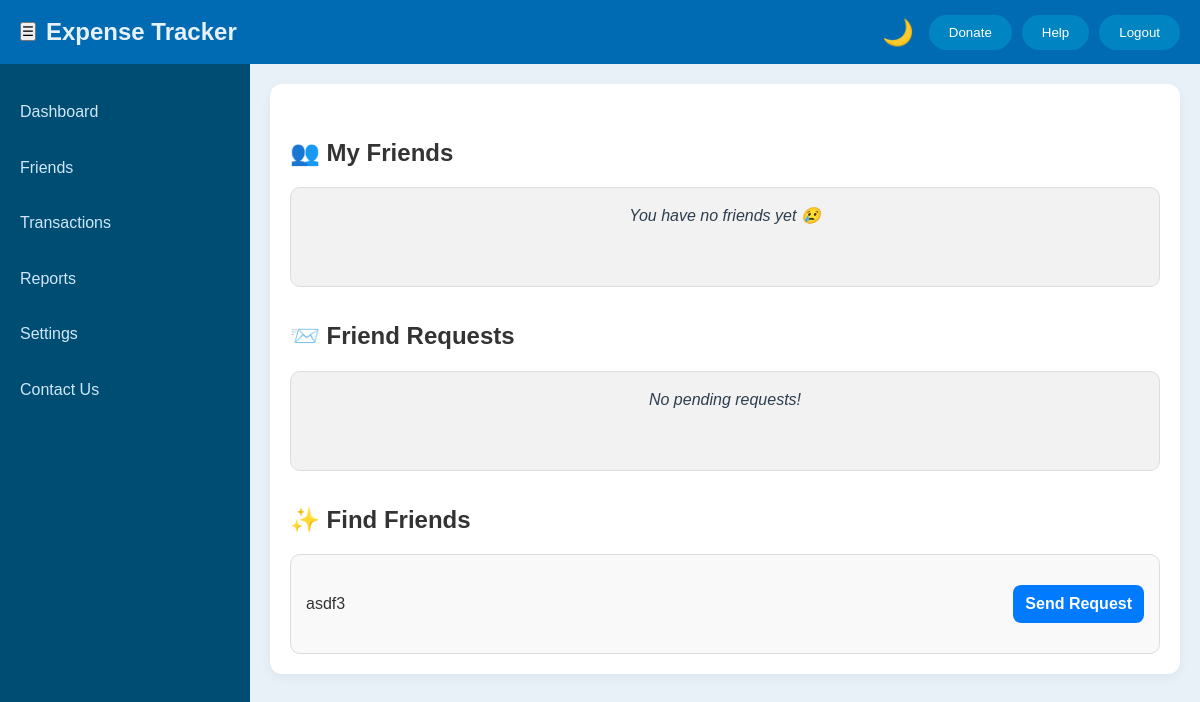
Before: /friends/ (signed in) with the older database file.
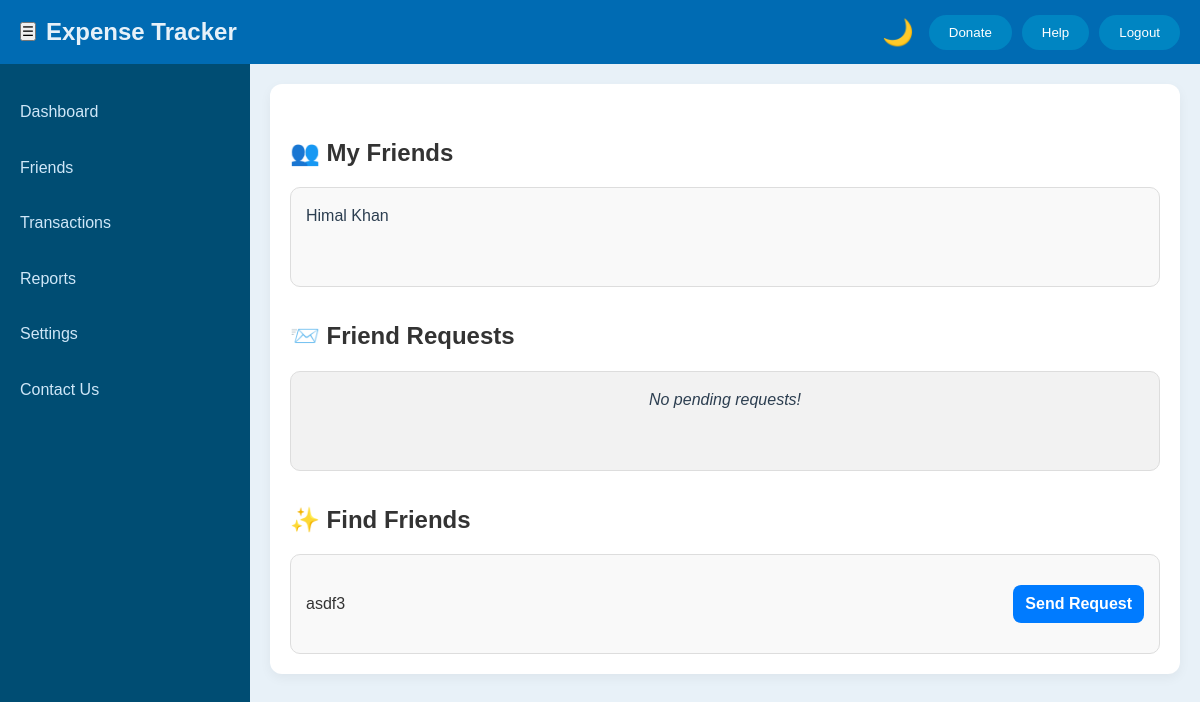
After: the same page with the newer database file.
### mainapp/models.py (models this page shows)
class User(AbstractBaseUser, PermissionsMixin):
    name = models.CharField(max_length=255)
    email = models.EmailField(unique=True)
    username = models.CharField(max_length=100, unique=True)
    number = models.CharField(max_length=15)
    created_at = models.DateTimeField(auto_now_add=True)
    updated_at = models.DateTimeField(auto_now=True)
    is_admin = models.BooleanField(default=False)
    is_active = models.BooleanField(default=True)
    is_staff = models.BooleanField(default=False)
    objects = UserManager()
    USERNAME_FIELD = 'email'
    REQUIRED_FIELDS = ['username', 'name', 'number']

### friendship/views.py (the view)
# urls.py: path('', views.friends_page, name='friends_page'),
@login_required
def friends_page(request):
    user = request.user
    my_friends_qs = Friendship.objects.filter(user1=user) | Friendship.objects.filter(user2=user)
    my_friends = [f.user2 if f.user1 == user else f.user1 for f in my_friends_qs]
    friend_requests = FriendRequest.objects.filter(to_user=user, is_active=True, is_rejected=False)
    friend_ids = [f.id for f in my_friends]
    sent_request_ids = FriendRequest.objects.filter(from_user=user, is_active=True).values_list('to_user_id', flat=True)
    received_request_ids = FriendRequest.objects.filter(to_user=user, is_active=True).values_list('from_user_id', flat=True)
    exclude_ids = set(friend_ids) | set(sent_request_ids) | set(received_request_ids) | {user.id}
    suggestions = User.objects.exclude(id__in=exclude_ids)
    return render(request, 'friends/friends.html', {
        'my_friends': my_friends,
        'friend_requests': friend_requests,
        'suggestions': suggestions,
    })

### templates/FRIENDS/friends.html (shortened to what this page needs)
{% load static %}
<!DOCTYPE html>
<html lang="en">
<head>
    <link rel="stylesheet" href="{% static 'css/DASHBOARD/dashboard.css' %}">
    <link rel="stylesheet" href="{% static 'css/FRIENDS/friends.css' %}">
    <link rel="stylesheet" href="{% static 'css/DASHBOARD/theme.css' %}">
</head>
<body class="friends-page">
    <div class="container">
        <nav class="navbar">
            <div class="navbar-left">
                <button class="sidebar-button" id="toggleSidebar">☰</button>
                <span class="site-title">Expense Tracker</span>
            </div>
            <div class="navbar-right">
                <span id="themeToggle" onclick="toggleTheme()">🌙</span>
                <button class="donate-btn" id="donateButton">Donate</button>
                <button class="help-btn" id="helpButton">Help</button>
                <button class="logout-btn" id="logoutButton">Logout</button>
            </div>
        </nav>
        <div class="content-area">
            <aside class="sidebar" id="sidebar">
                <ul class="sidebar-menu">
                    <li><a href="{% url 'dashboard' %}">Dashboard</a></li>
                    <li><a href="{% url 'friends_page' %}">Friends</a>
                    <li><a href="#">Transactions</a></li>
                    <li><a href="#">Reports</a></li>
                    <li><a href="{% url 'setting' %}">Settings</a></li>
                    <li><a href="{% url 'contact' %}">Contact Us</a></li>
                </ul>
            </aside>
            <main class="main-content">
                <div class="friends-container">
                    <h2>👥 My Friends</h2>
                    <div class="friend-grid">
                        {% for f in my_friends %}
                        <div class="friend-box">
                            <p>{{ f.username }}</p>
                        </div>
                        {% empty %}
                        <div class="friend-box empty">You have no friends yet 😢</div>
                        {% endfor %}
                    </div>
                    <h2>📨 Friend Requests</h2>
                    <div class="friend-grid">
                        {% for fr in friend_requests %}
                        <div class="friend-box row">
                            <p class="friend-name">{{ fr.from_user.username }}</p>
                            <div class="btn-group">
                                <a href="{% url 'confirm_friend_request' fr.id %}" class="btn accept">Accept</a>
                                <a href="{% url 'reject_friend_request' fr.id %}" class="btn decline">Decline</a>
                            </div>
                        </div>
                        {% empty %}
                        <div class="friend-box empty">No pending requests!</div>
                        {% endfor %}
                    </div>
                    <h2>✨ Find Friends</h2>
                    <div class="friend-grid">
                        {% for s in suggestions %}
                        <div class="friend-box row">
                            <p class="friend-name">{{ s.username }}</p>
                            <a href="{% url 'send_friend_request' s.id %}" class="btn send">Send Request</a>
                        </div>
                        {% empty %}
                        <div class="friend-box empty">No suggestions available.</div>
                        {% endfor %}
                    </div>
                </div>
            </main>
</body>
</html>

### static/css/DASHBOARD/dashboard.css (style rules this page uses)
* { margin: 0; padding: 0; box-sizing: border-box; }
body { font-family: Arial, sans-serif; line-height: 1.6; min-height: 100vh; display: flex; flex-direction: column; }
.navbar { display: flex; justify-content: space-between; align-items: center; height: 8vh; padding: 0 20px; }
.navbar-left { display: flex; align-items: center; }
.site-title { font-size: 24px; font-weight: bold; margin-left: 10px; color: #f0f0f0; }
.navbar-right button { border: none; padding: 10px 20px; margin-left: 10px; border-radius: 25px; cursor: pointer; transition: background-color 0.3s ease; }
.content-area { display: flex; flex-grow: 1; }
.sidebar { width: 250px; height: calc(100vh - 5vh); padding-top: 20px; position: fixed; transition: all 0.3s ease; cursor: pointer; }
.sidebar-menu { list-style: none; padding: 0; }
.sidebar-menu li a { color: white; text-decoration: none; display: block; padding: 15px 20px; transition: background-color 0.3s ease; }
.main-content { margin-left: 250px; padding: 20px; flex-grow: 1; }

### static/css/FRIENDS/friends.css (style rules this page uses)
:root { --primary-color: #0d6efd; --accept-color: #28a745; --decline-color: #dc3545; --send-color: #007bff; --bg-color: #ffffff; --box-bg: #f9f9f9; --empty-bg: #f2f2f2; --text-color: #333; --border-color: #ddd; --box-shadow: 0 4px 12px rgba(0, 0, 0, 0.05); }
.friends-container { padding: 20px; background-color: var(--bg-color); border-radius: 12px; box-shadow: var(--box-shadow); max-width: 100%; }
.friends-container h2 { margin-top: 30px; margin-bottom: 15px; color: var(--text-color); }
.friend-grid { display: grid; grid-template-columns: repeat(auto-fit, minmax(220px, 1fr)); gap: 15px; }
.friend-box { padding: 15px; border: 1px solid var(--border-color); border-radius: 10px; background-color: var(--box-bg); display: flex; flex-direction: column; justify-content: space-between; min-height: 100px; transition: box-shadow 0.3s ease-in-out; }
.friend-box.empty { text-align: center; font-style: italic; background-color: var(--empty-bg); }
.btn { padding: 6px 12px; border: none; border-radius: 8px; color: white; text-decoration: none; text-align: center; font-weight: bold; cursor: pointer; transition: background-color 0.3s ease; }
.send { background-color: var(--send-color); margin-top: 10px; }
.friend-box.row { flex-direction: row; align-items: center; justify-content: space-between; }
.friend-box.row .friend-name { margin: 0; font-weight: 500; color: var(--text-color); }
.friend-box.row .btn { margin-top: 0; }

### static/css/DASHBOARD/theme.css (style rules this page uses)
body { transition: background-color 0.4s ease, color 0.4s ease; }
body:not(.dark-mode) { background-color: #e8f1f8; color: #2c3e50; }
body:not(.dark-mode) .navbar { background-color: #006bb3; color: white; }
body:not(.dark-mode) .navbar-right { display: flex; justify-content: center; align-items: center; }
body:not(.dark-mode) .navbar-right span { background-color: transparent; color: white; cursor: pointer; font-size: 1.6rem; margin-right: 5px; transition: transform 0.2s ease; }
body:not(.dark-mode) .navbar-right button { background-color: #0085c2; color: white; }
body:not(.dark-mode) .sidebar { background-color: #004d73; color: white; }
body:not(.dark-mode) .sidebar-menu li a { color: #cfe7f8; }
body:not(.dark-mode) .site-title { color: #e6f1f9; }

Changed rows visible on the page:
added User: username "Himal Khan", shown under "👥 My Friends"
Other visible differences:
text no longer shown: "You have no friends yet 😢"
